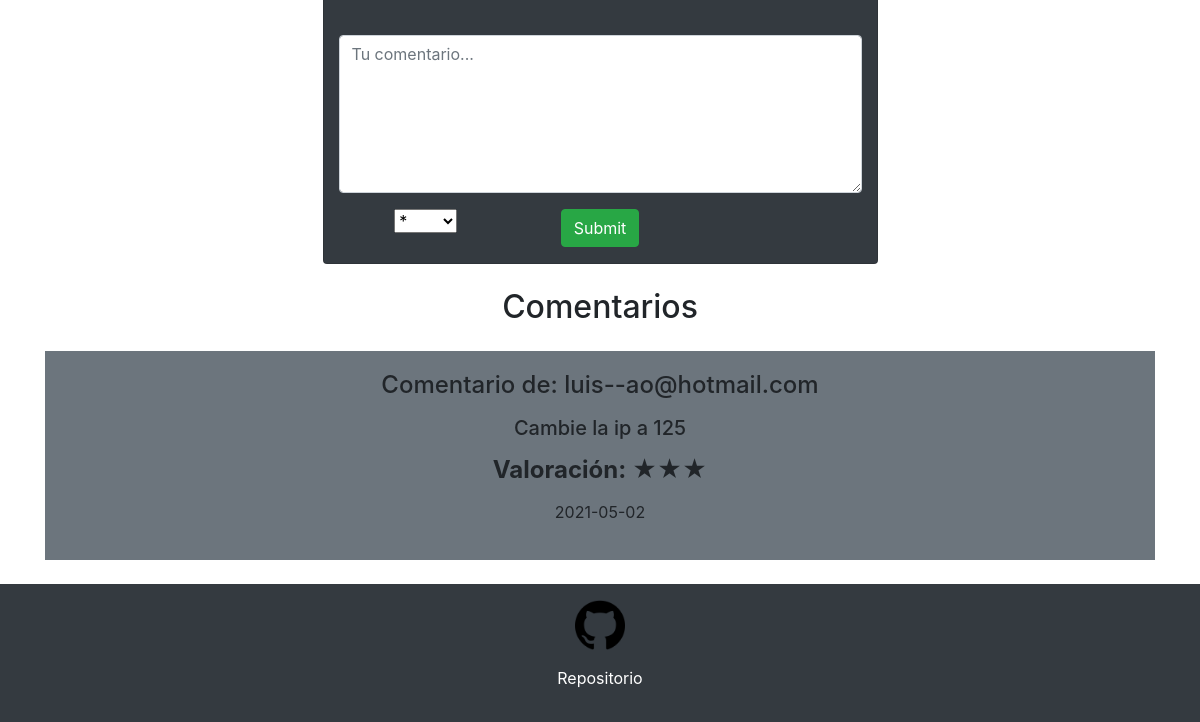
The page /producto_modelo?id_producto=1 (lower part) on the database as committed earlier.
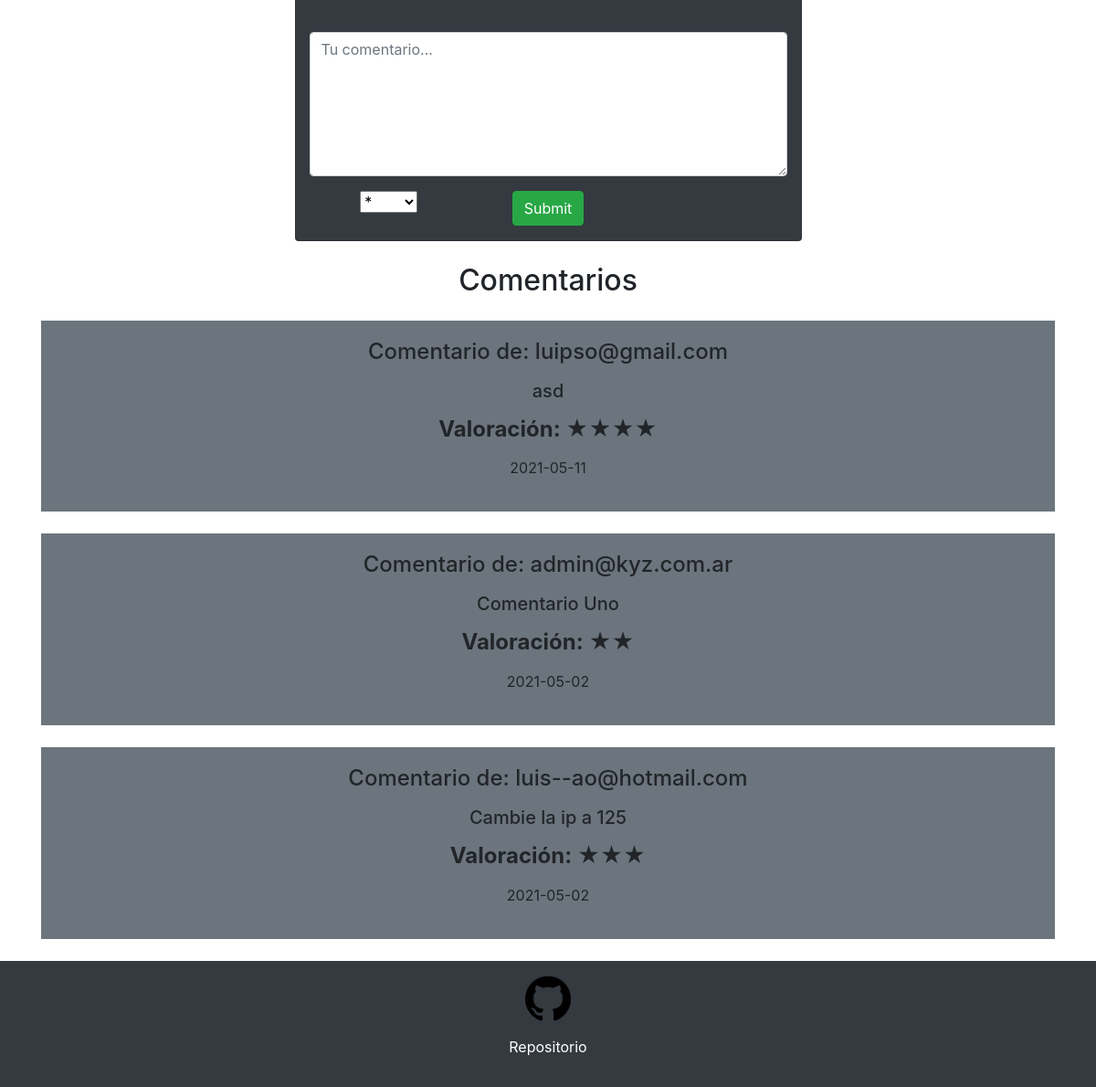
The same page on the database as committed later.
### tables this page shows
CREATE TABLE `productos` (
  `id_producto` int(11) NOT NULL,
  `descripcion` varchar(250) NOT NULL,
  `id_marca` int(11) NOT NULL,
  `id_categoria` int(11) NOT NULL,
  `modelo` varchar(50) NOT NULL,
  `destacado` varchar(5) NOT NULL,
  `precio` decimal(10,2) NOT NULL,
  `imagen` varchar(250) NOT NULL,
  `imagen_max` varchar(250) NOT NULL,
  `id_sub_categoria` int(11) NOT NULL,
  `estado_activo` int(11) NOT NULL
);

CREATE TABLE `comentarios` (
  `id_comentario` int(11) NOT NULL,
  `fecha` date NOT NULL DEFAULT current_timestamp(),
  `ip` varchar(50) NOT NULL,
  `id_producto` int(11) NOT NULL,
  `descripcion` varchar(250) NOT NULL,
  `calificacion` int(11) NOT NULL,
  `email` varchar(50) NOT NULL,
  `aprobado` int(11) NOT NULL
);

### libs/view.php (called while the page is built, shortened)
<?php
class View{
    function render($nombre){
        require 'views/' . $nombre . '.php';
    }
}
?>

### controllers/producto_modelo.php (called while the page is built, shortened)
<?php
class Producto_modelo extends Controller{
  function __construct(){
    $this->view->productos = '';
}
function render(){
  $productos = $this->modelo->getProductos('');
  $this->view->productos = $productos;
  $this->view->render('producto_modelo/index');
}
}

### index.php (called while the page is built, shortened)
<?php
require_once 'libs/view.php';
require_once 'libs/app.php';
$app = new App();
?>

### models/producto_modeloModelo.php (called while the page is built, shortened)
<?php
class Producto_modeloModelo extends Model
{
  public function getProductos()
  {
    if (isset($_REQUEST['ordenBy'])) {
      $ordenBy = $_REQUEST['ordenBy'];
    } else {
      $ordenBy = '';
    }
    $productos = [];
    try {
      $query  = "SELECT productos.id_producto, productos.descripcion, productos.id_marca, productos.id_categoria, productos.modelo, productos.destacado, productos.precio, productos.imagen, productos.imagen_max, productos.id_sub_categoria, productos.estado_activo,
      productos.modelo AS Producto, productos.id_producto AS Id, SUM(comentarios.calificacion) / COUNT(comentarios.calificacion) AS Ranqueo, comentarios.descripcion AS Comentario
                       FROM productos, comentarios
                       WHERE productos.id_producto = comentarios.id_producto
                       GROUP BY productos.modelo
                       ORDER BY productos.modelo $ordenBy";
      $con    = $this->db->connect();
      $con    = $con->query($query);
      while ($row = $con->fetch()) {
        $producto = new Producto();
        $producto->id_producto           = $row['id_producto'];
        $producto->descripcion           = $row['descripcion'];
        $producto->id_marca              = $row['id_marca'];
        $producto->id_categoria          = $row['id_categoria'];
        $producto->modelo                = $row['modelo'];
        $producto->destacado             = $row['destacado'];
        $producto->precio                = $row['precio'];
        $producto->imagen                = $row['imagen'];
        $producto->imagen_max            = $row['imagen_max'];
        $producto->id_sub_categoria      = $row['id_sub_categoria'];
        $producto->estado_activo         = $row['estado_activo'];
        array_push($productos, $producto);
      }
      return $productos;
    } catch (PDOException $e) {
      return [];
    }
  }
}

### views/producto_modelo/index.php (the view, shortened to what this page needs)
<?php
require 'views/header.php';
include_once('config/con_db.php');
$id_producto = $_REQUEST['id_producto'];
include_once "models/producto_modeloModelo.php";
foreach ($this->productos as $row) {
    if ($row->id_producto == $id_producto) {
?>
        <div class="container">
            <div class="text-center">
                <div class="card body bg-dark col-6 mt-5 mx-auto">
                    <div class="row">
                        <div class="col">
                            <form name="form" method="POST" action="">
                                <div class="form-group">
                                    <br>
                                </div>
                                <textarea class="form-control" name="descripcion" rows="6" placeholder="Tu comentario..." required></textarea>
                                <div class="form-group my-3">
                                    <div class="container">
                                        <div class="row">
                                            <div class="col-md-4">
                                                <select name="califaicacion">
                                                    <option value="★">*</option>
                                                </select>
                                            </div>
                                            <div class="col-md-4 mb-6">
                                                <input type="submit" name="comentar" class="btn btn-success" onclick="$aBase()">
                                            </div>
                                        </div>
                                    </div>
                                </div>
                            </form>
                        </div>
                    </div>
                </div>
            </div>
        </div>
        <div class="container">
            <div class="text-center">
                <h2 class="mt-4 mb-4">Comentarios</h2>
                <?php
                $query = "SELECT * FROM comentarios ORDER BY fecha DESC";
                $resultado = $connect->query($query);
                if ($resultado) {
                    foreach ($resultado as $row) {
                        if ($row['aprobado'] > 0 && $id_producto == $row['id_producto']) {
                            $comentarioF = $row["calificacion"];
                            if ($comentarioF == 1) {
                                $calificacion = '★';
                            } else if ($comentarioF == 2) {
                                $calificacion = '★★';
                            } else if ($comentarioF == 3) {
                                $calificacion = '★★★';
                            } else if ($comentarioF == 4) {
                                $calificacion = '★★★★';
                            } else if ($comentarioF == 5) {
                                $calificacion = '★★★★★';
                            }
                            echo " <div class='card-body bg-secondary'>
							<h4> Comentario de: " . $row["email"] . "</h4>
							<p class='my-3'></p>
							<h5>" . $row["descripcion"] . "</h5>
							<p class='my-3'></p>
							<h4><strong>Valoración: </strong> " . $calificacion . "</h4>
							<p class='my-3'></p>
							<p>" . $row["fecha"] . "</p>
							</div>";
                            echo '<br>';
                        }
                    }
                }
                ?>
            </div>
        </div>
<?php
    }
}
include_once('views/footer.php');
?>

### libs/app.php (shortened to what this page needs)
<?php
class App{
    function __construct(){
        $url = isset($_GET['url']) ? $_GET['url']: null;
        $url = rtrim($url, '/');
        $url = explode('/',$url);
        $ruta = empty($url[0]) ? 'main' : $url[0];
        $archivocontrolador = 'controllers/' . $ruta . '.php';
        if(file_exists($archivocontrolador)){
            $controlador = new $ruta;
            $controlador->loadModel($ruta);
            if (isset($url[1])){
                $controlador->{$url[1]}();
            }else{
                $controlador->render();
            }
        }else{
                $controlador = new Errores();
        }
    }
}
?>

### views/header.php (shortened to what this page needs)
<!DOCTYPE html>
<html lang="es">
<head>
    <link rel="stylesheet" href="https://stackpath.bootstrapcdn.com/bootstrap/4.5.2/css/bootstrap.min.css">
    <link rel="stylesheet" href="<?= constant('URL') ?>public/css/main.css" />
</head>
<body>
</body>
</html>

### views/footer.php (shortened to what this page needs)
<footer class="bg-dark text-white py-3">
    <div class="text-center">
        <p> <a href="https://github.com/h-kANAME/mvc_lopez_sanguinetti" target="_blank"><img src="public/img/Logos_Banners/gitHubLogo.png" width="50" height="50" alt=""></a></p>
        <p>Repositorio</p>
    </div>
</footer>

### public/css/main.css (style rules this page uses)
* { padding: 0px; margin: 0px; }

Rows that differ between the two databases and show on the page:
changed productos: gains comentarios (email "luipso@gmail.com", descripcion "asd", calificacion "★★★★", fecha "2021-05-11"); gains comentarios (email "admin@kyz.com.ar", descripcion "Comentario Uno", calificacion "★★", fecha "2021-05-02")
